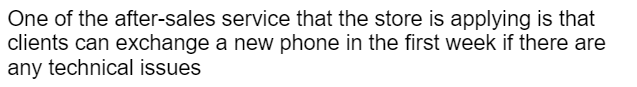
#> input picture data/test.png, 637 x 87 px
$ python -i Img2Text.py   (imports and definitions only)
#> lines starting #> are read from the running program, lines starting #| are printed output that depends on the picture; after the words box and inside, x2 and y2 are one past the last pixel; in counts of white or black regions, pixels touching at a corner belong together
import os
import io
import imghdr
import pytesseract as tess
import numpy as np
from PIL import Image
import cv2

# Function to process image using OpenCV
def process_image(image_path):
#> called with image_path = '../data/test.png'
    img = cv2.imread(image_path)
#> img is the input picture: shape (87, 637, 3); min 0, max 255, mean 230.8
    gray = cv2.cvtColor(img, cv2.COLOR_BGR2GRAY)
    blur = cv2.GaussianBlur(gray, (3,3), 0)
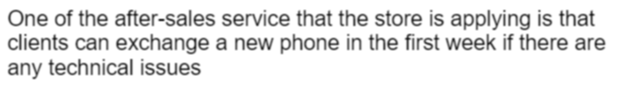
#> blur: shape (87, 637); min 32, max 255, mean 230.8
    edges = cv2.Canny(blur, threshold1=30, threshold2=100)
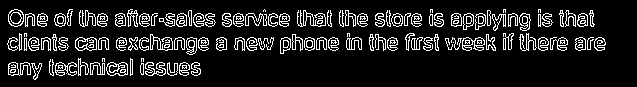
#> edges: shape (87, 637); 12.6% white in thin lines or dots, all inside (x1, y1, x2, y2) = (7, 9, 606, 80)
    return edges

# Function to check if image file is valid
# [51 lines left out: functions is_valid_image, remove_temp_files, image2text, not called in this run]

# Call main function
# [2 lines not run here, left out]

>>> result = process_image('../data/test.png')
